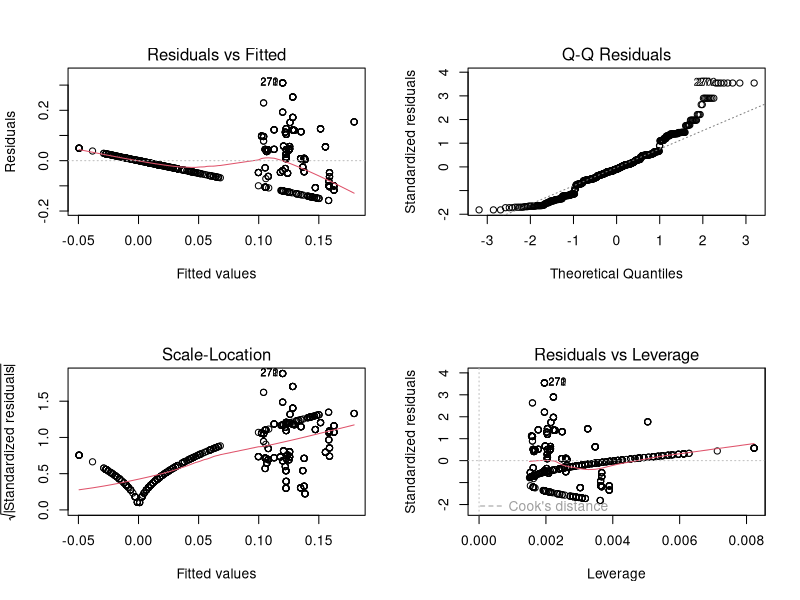
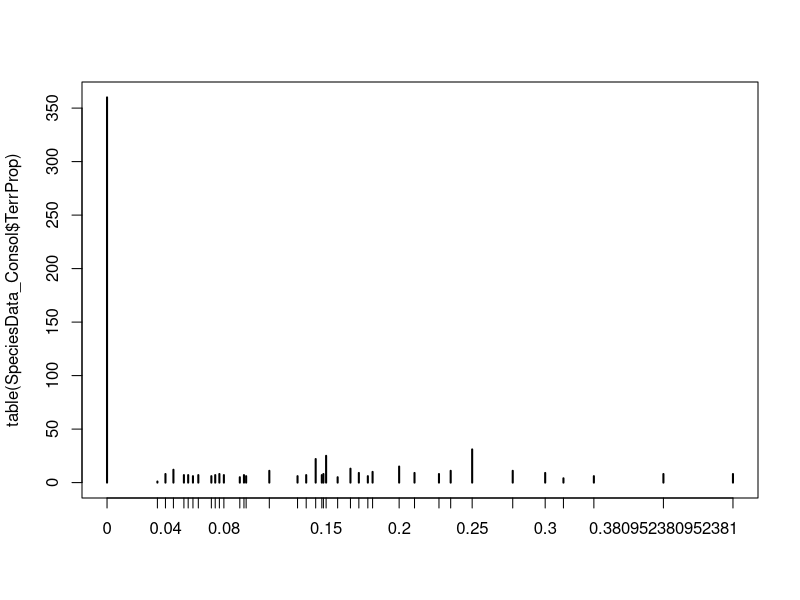
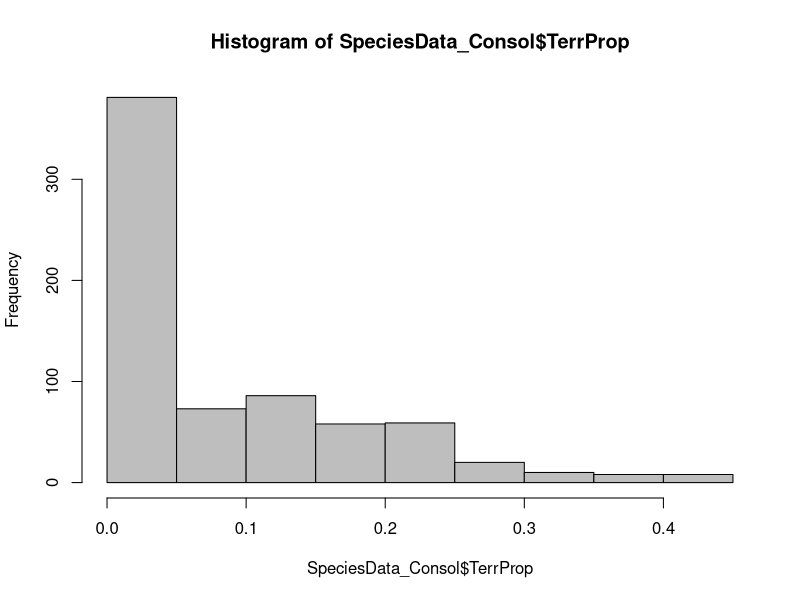

These figures' R source, in order:
#Assignment 1 R-script

#Load necessary packages
library(tidyverse)
library(broom)
library(dplyr)
library(ggfortify)
theme_set(theme_classic())

#Upload dataset to R session

# BMB: NOT REPRODUCIBLE! Please use a relative path
SpeciesData_Consol <- read.csv("SpeciesData_Consol.csv")

# BMB: attach() is strongly DISrecommended; use the data= argument
# instead
## attach(SpeciesData_Consol)
head(SpeciesData_Consol)

#Create regression model of Abun against Water Level= AbunMod
AbunMod <- lm (Abun ~ Water.Level, data=SpeciesData_Consol)
AbunMod
summary(AbunMod)
#results sig but not very informative (very low R^2)

#Testing predictions 
#Does sub incr. with water level?
SubMod <- lm(Sub ~ Water.Level, data=SpeciesData_Consol)
summary(SubMod)
#n.s. and not informative

#Does terr incr. with water level?
TerrMod <- lm(Terr ~ Water.Level, data=SpeciesData_Consol)
summary(TerrMod)
#follows expected trend and sig, R^2 low

# BMB: collapsing to a single mutate() call
#What about the proportion of terr to non?
#Create new variables - nonterrestrial species total and proportion
SpeciesData_Consol <- SpeciesData_Consol %>%
    mutate(NonTerr = Sub+Float+Emer,
           TerrProp = Terr/NonTerr)

## BMB: avoid 'interactive' commands in scripts
##View(SpeciesData_Consol) #check variable calculation

PropMod <- lm(TerrProp ~ Water.Level, SpeciesData_Consol)
# detach(SpeciesData_Consol)
# attach(SpeciesData_Consol)
summary(PropMod)

#check linear regression assumptions
op <- par(mfrow = c(2,2))
plot(PropMod)
#linear regression fit is not ideal - may be better to run paired t-test by wetland (lump water levels into low and high categories)
par(op) ## restore original graphics settings

# BMB: this is presumably caused by a preponderance of zeros in your data

plot(table(SpeciesData_Consol$TerrProp))
hist(SpeciesData_Consol$TerrProp,col="gray")

## BMB: I agree that this is challenging. There are a few different ways
## to deal with it (two-stage or 'hurdle' model, censored regression/tobit model, use permutation tests to get robust p-values), we can discuss it.

## also: want to consider analyses that take characteristics of data
## (proportions? multinomial? multivariate?)
